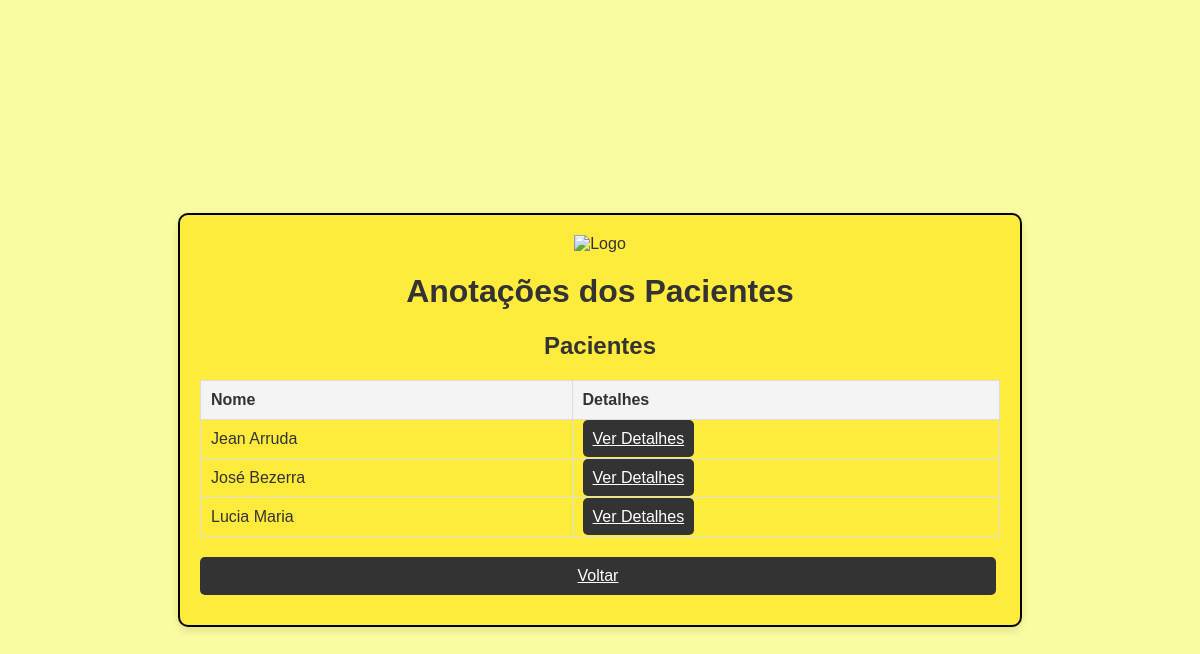
The page /anotacoes_pacientes (signed in) on the database as committed earlier.
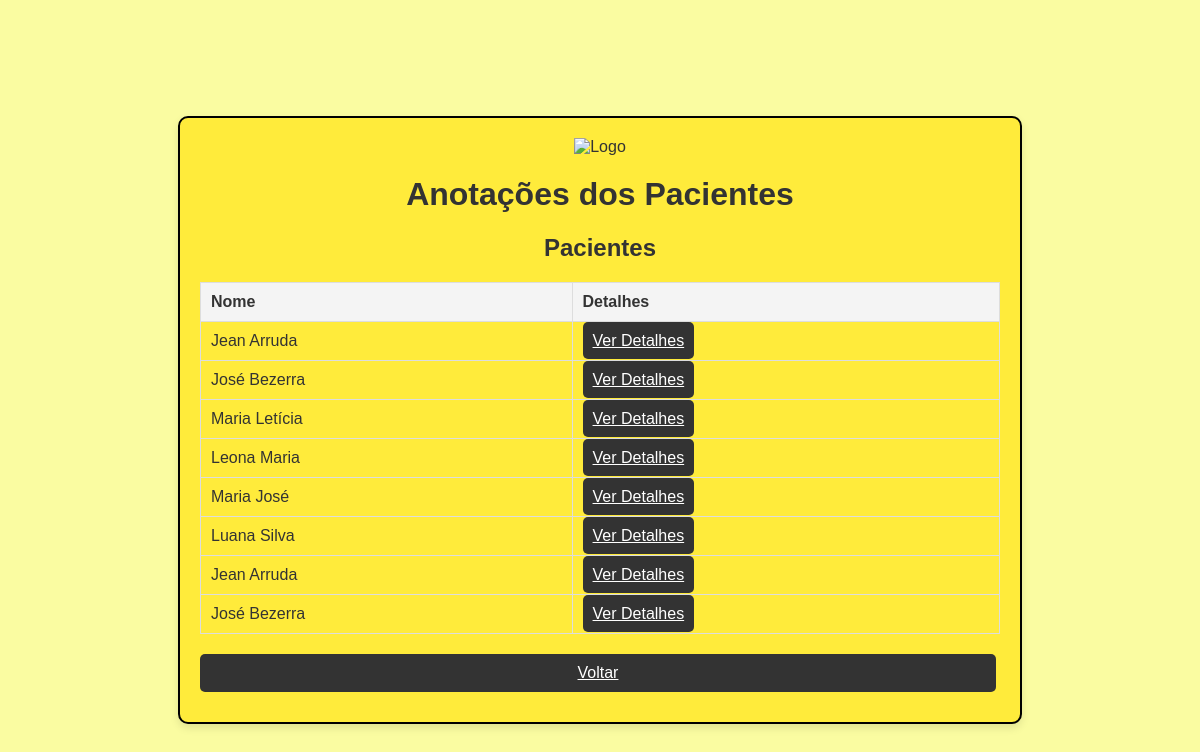
The same page on the database as committed later.
### tables this page shows
CREATE TABLE pacientes (
            ID_pacientes INTEGER NOT NULL PRIMARY KEY AUTOINCREMENT,
            Nome VARCHAR NOT NULL,
            Email VARCHAR NOT NULL,
            Senha VARCHAR NOT NULL,
            Data_Nascimento DATE,
            Matricula INTEGER NOT NULL);

### app.py (the view, shortened to what this page needs)
@app.route('/anotacoes_pacientes', methods=['GET', 'POST'])
def anotacoes_pacientes():
    if 'user_id' not in session:
        return redirect(url_for('login_psicologo'))
    return render_template('anotacoes_pacientes.html', pacientes=sqlite.get_pacientes())

### sqlite.py (called while the page is built)
def get_db_connection():
    try:
        conn = sqlite3.connect('banco_de_dados.db')
        conn.row_factory = sqlite3.Row
        return conn
    except sqlite3.Error as e:
        return None

def get_pacientes():
    conn = get_db_connection()
    cursor = conn.cursor()
    cursor.execute('SELECT ID_pacientes, nome FROM pacientes')
    pacientes = cursor.fetchall()
    conn.close()
    return [{'ID': p[0], 'nome': p[1]} for p in pacientes]

### templates/anotacoes_pacientes.html (shortened to what this page needs)
<!DOCTYPE html>
<html lang="pt-BR">
<head>
</head>
<body>
    <div class="container">
        <div class="logo">
            <img src="../static/imagens/thumbnailsite (1).png" alt="Logo">
        </div>
        <h1>Anotações dos Pacientes</h1>
        <h2>Pacientes</h2>
        <table>
            <thead>
                <tr>
                    <th>Nome</th>
                    <th>Detalhes</th>
                </tr>
            </thead>
            <tbody>
                {% for paciente in pacientes %}
                <tr>
                    <td>{{ paciente.nome }}</td>
                    <td><a href="/detalhes_paciente/{{ paciente.ID }}" class="button">Ver Detalhes</a></td>
                </tr>
                {% endfor %}
            </tbody>
        </table>
        <div class="button-group">
            <a href="{{ url_for('telapsicologo') }}" class="button">Voltar</a>
        </div>
    </div>
</body>
</html>

Rows that differ between the two databases and show on the page:
changed pacientes: nome "Lucia Maria" → "Maria Letícia"
added pacientes: nome "Leona Maria"
added pacientes: nome "Maria José"
added pacientes: nome "Luana Silva"
added pacientes: nome "Jean Arruda"
added pacientes: nome "José Bezerra"
